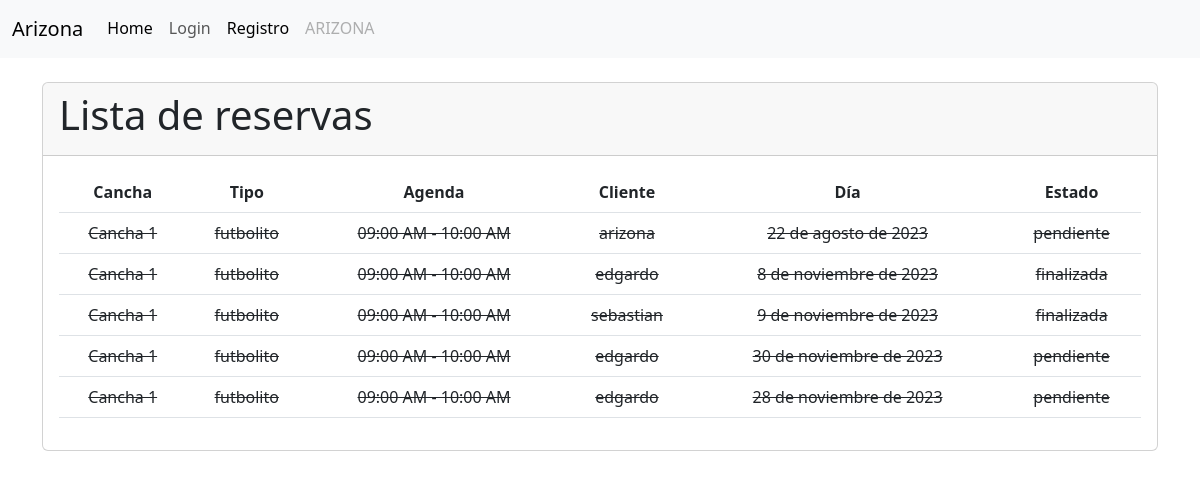
The app's page /cliente/reservas/, older data.
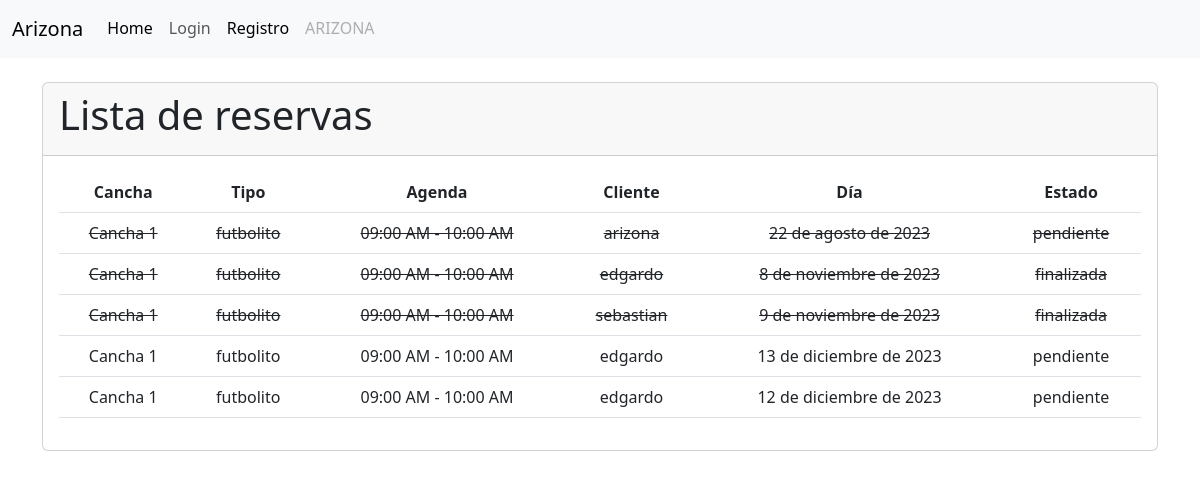
The same page, newer data.
### cliente/models.py (models this page shows, shortened)
class Reserva(models.Model):
    cliente = models.ForeignKey(Cliente, on_delete=models.CASCADE)
    agenda = models.ForeignKey(Agenda, on_delete=models.CASCADE)
    dia = models.DateField()
    ESTADO_CHOICES = [
        ('disponible', 'Disponible'),
        ('pendiente', 'Pendiente'),
        ('finalizada', 'Finalizada'),
    ]
    estado = models.CharField(max_length=20, choices=ESTADO_CHOICES, default='disponible')
    class Meta:
        unique_together = ('agenda', 'cliente', 'dia')

class Cliente(models.Model):
    SEXO = [
        ('F', 'Femenino'),
        ('M', 'Masculino'),
    ]
    user = models.OneToOneField(
        'accounts.User',
        verbose_name='Usuario',
        on_delete=models.CASCADE
    )
    rut = models.CharField(max_length=10)
    sexo = models.CharField(max_length=10, choices=SEXO)
    def __str__(self):
        return f'{self.user.username}'

### servicio/models.py (models this page shows, shortened)
class Agenda(models.Model):
    cancha = models.ForeignKey(Cancha, on_delete=models.CASCADE)
    horario = models.ForeignKey(Horario, on_delete=models.CASCADE)
    disponible = models.BooleanField(default=True)
    class Meta:
        verbose_name = _('Agenda')
        verbose_name_plural = _('Agendas')
        unique_together = ('cancha', 'horario')

class Cancha(models.Model):
    NUMERACION_CHOICES = [
        ('1', 'Cancha 1'),
        ('2', 'Cancha 2'),
        ('3', 'Cancha 3'),
        ('4', 'Cancha 4'),
        ('5', 'Cancha 5'),
        ('6', 'Cancha 6'),
        ('7', 'Cancha 7'),
        ('8', 'Cancha 8'),
    ]
    numeracion = models.CharField(max_length=10, choices=NUMERACION_CHOICES)
    tipo = models.ForeignKey(TipoCancha, on_delete=models.CASCADE, related_name='canchas')
    def __str__(self):
        return f'Cancha {self.numeracion}'
    class Meta:
        verbose_name = _('Cancha')
        verbose_name_plural = _('Canchas')

class TipoCancha(models.Model):
    nombre = models.CharField(max_length=50)
    precio = models.DecimalField(max_digits=8, decimal_places=0)
    descripcion = models.TextField()
    def __str__(self):
        return self.nombre
    class Meta:
        verbose_name = _('Tipo de Cancha')
        verbose_name_plural = _('Tipos de Canchas')

class Horario(models.Model):
    AM = 'AM'
    PM = 'PM'
    MERIDIEM_CHOICES = [
        (AM, 'AM'),
        (PM, 'PM'),
    ]
    hora_inicio = models.TimeField()
    hora_fin = models.TimeField()
    meridiem = models.CharField(max_length=2, choices=MERIDIEM_CHOICES, default=PM)
    def __str__(self):
        return f'{self.hora_inicio.strftime("%I:%M %p")} - {self.hora_fin.strftime("%I:%M %p")}'

### accounts/models.py (models this page shows, shortened)
class User(AbstractBaseUser, PermissionsMixin):
    id = models.AutoField(primary_key=True, unique=True)
    username = models.CharField(
        'Usuario', max_length=30, unique=True, validators=[
            validators.RegexValidator(
                re.compile('^[\w.@+-]+$'),
                'ingrese un nombre de usuario valido '
                'Este valor debe contener solo letras, números '
                'excepto: @/./+/-/_.',
                'invalid'
            )
        ],
        help_text='Un nombre corto que sera usado'+
                  ' para identificarlo de forma unica en la plataforma.'
    )
    name = models.CharField('Nombre', max_length=20)
    apellidos = models.CharField('Apellidos', max_length=30)
    email = models.EmailField('Email', unique=True)
    is_staff = models.BooleanField('Admin', default=False)
    is_active = models.BooleanField('Ativo', default=True)
    date_joined = models.DateTimeField('Data de Entrada', auto_now_add=True)
    roles = models.ForeignKey(Rol, on_delete=models.CASCADE, blank=True, null=True)
    USERNAME_FIELD = 'username'
    REQUIRED_FIELDS = ['email']
    objects = CustomUserManager()
    class Meta:
        verbose_name = 'Usuario'
        verbose_name_plural = 'Usuarios'

### cliente/views.py (the view)
# urls.py: path('reservas/', views.reserva_list, name='reserva_list'),
def reserva_list(request):
    reservas = Reserva.objects.all()
    today = timezone.now().date()
    return render(request, 'reserva/listar.html', {'reservas': reservas, 'today': today})

### cliente/templates/reserva/listar.html (shortened to what this page needs)
{% extends "layout.html" %}
{% load static %}
{% load humanize %}
{% block container %}
<div class="container">
  <br>
  <div class="card">
    <div class="card-header">
      <h1 class="card-title">Lista de reservas</h1>
    </div>
    <div class="card-body">
      {% if reservas %}
      <table class="table reserva-table text-center">
        <thead>
          <tr>
            <th>Cancha</th>
            <th>Tipo</th>
            <th>Agenda</th>
            <th>Cliente</th>
            <th>Día</th>
            <th>Estado</th>
          </tr>
        </thead>
        <tbody>
          {% for reserva in reservas %}
          <tr style="{% if reserva.dia == today %}background-color: lightblue;
                     {% elif reserva.dia < today %}background-color: lightcoral; text-decoration: line-through;
                     {% elif reserva.estado == 'pendiente' %}background-color: lightgreen;{% endif %}">
            <td>{{ reserva.agenda.cancha }}</td>
            <td>{{ reserva.agenda.cancha.tipo }}</td>
            <td>{{ reserva.agenda.horario }}</td>
            <td>{{ reserva.cliente }}</td>
            <td>{{ reserva.dia }}</td>
            <td>{{ reserva.estado }}</td>
          </tr>
          {% empty %}
          <tr>
            <td colspan="6">No hay servicio disponibles.</td>
          </tr>
          {% endfor %}
        </tbody>
      </table>
      {% else %}
      <p>No hay reservas disponibles.</p>
      {% endif %}
    </div>
  </div>
</div>
{% endblock %}

Row changes from the older to the newer data that the page shows:
changed Reserva: dia "30 de noviembre de 2023" → "13 de diciembre de 2023"
changed Reserva: dia "28 de noviembre de 2023" → "12 de diciembre de 2023"
